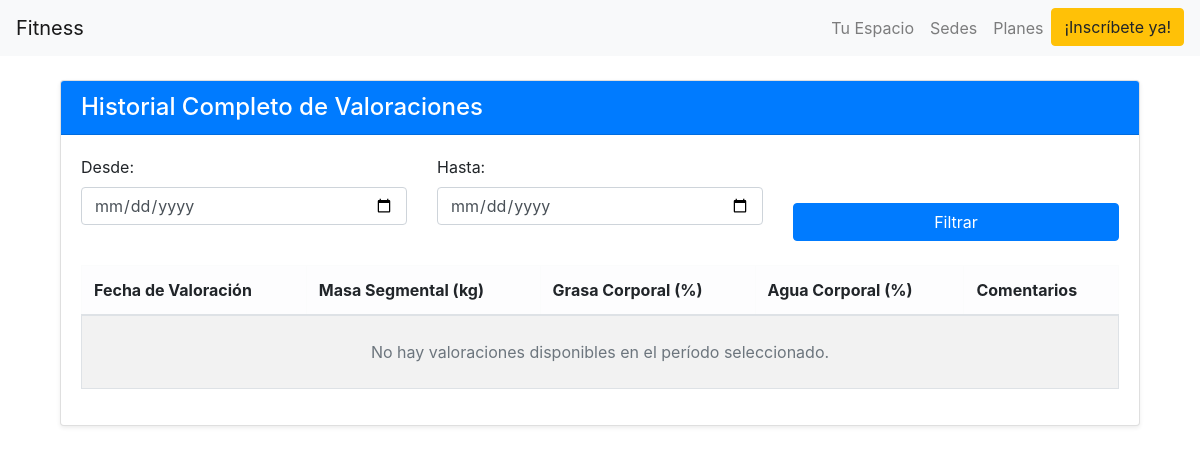
/mycoach/valoraciones/historial/ (signed in), run on an earlier commit of the app's database.
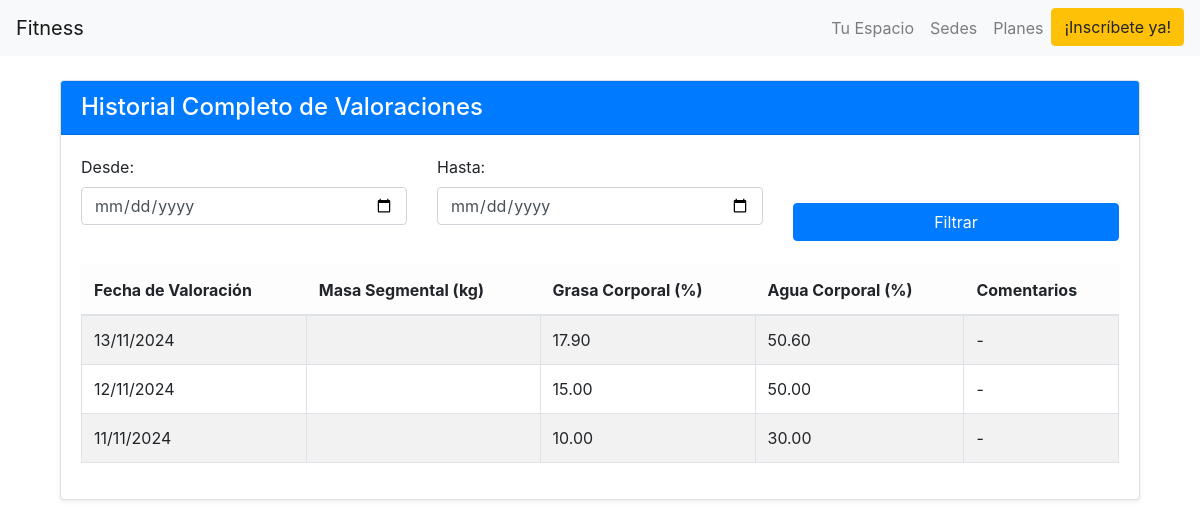
And on a later commit of the database.
### rutinas/models.py (models this page shows, shortened)
class ValoracionPersonal(models.Model):
    usuario = models.ForeignKey(
        User,
        on_delete=models.CASCADE,
        related_name='valoraciones'
    )
    fecha_valoracion = models.DateField()
    masa_corporal = models.DecimalField(
        max_digits=5,
        decimal_places=2,
        validators=[
            MinValueValidator(Decimal('30.00')),
            MaxValueValidator(Decimal('300.00'))
        ],
        help_text="Peso en kilogramos",
        default=0
    )
    grasa_corporal = models.DecimalField(
        max_digits=5,
        decimal_places=2,
        validators=[
            MinValueValidator(Decimal('3.00')),
            MaxValueValidator(Decimal('60.00'))
        ],
        help_text="Porcentaje de grasa corporal"
    )
    agua_corporal = models.DecimalField(
        max_digits=5,
        decimal_places=2,
        validators=[
            MinValueValidator(Decimal('20.00')),
            MaxValueValidator(Decimal('80.00'))
        ],
        help_text="Porcentaje de agua corporal"
    )
    notas = models.TextField(blank=True)
    created_at = models.DateTimeField(default=timezone.now)
    class Meta:
        verbose_name = "Valoración Personal"
        verbose_name_plural = "Valoraciones Personales"
        ordering = ['-fecha_valoracion']
        unique_together = ['usuario', 'fecha_valoracion']  # Evita duplicados en la misma fecha

### Mycoach/views.py (the view, shortened to what this page needs)
# urls.py: path('valoraciones/historial/', views.historial_valoraciones, name='historial_valoraciones'),
@login_required
def historial_valoraciones(request):
    fecha_inicio = request.GET.get('fecha_inicio')
    fecha_fin = request.GET.get('fecha_fin')
    valoraciones = ValoracionPersonal.objects.filter(usuario=request.user)
    context = {
        'valoraciones': valoraciones,
        'fecha_inicio': fecha_inicio,
        'fecha_fin': fecha_fin,
    }
    return render(request, 'historial_valoraciones.html', context)

### Mycoach/templates/historial_valoraciones.html (shortened to what this page needs)
{% extends 'base.html' %}
{% block content %}
<div class="container mt-4">
    <div class="card shadow-sm">
        <div class="card-header bg-primary text-white">
            <h4 class="mb-0">Historial Completo de Valoraciones</h4>
        </div>
        <div class="card-body">
            <form method="get" class="mb-4">
                <div class="row g-3 align-items-end">
                    <div class="col-md-4">
                        <div class="form-group">
                            <label for="fecha_inicio" class="form-label">Desde:</label>
                            <input type="date"
                                   id="fecha_inicio"
                                   name="fecha_inicio"
                                   class="form-control"
                                   value="{{ fecha_inicio|date:'Y-m-d' }}"
                                   max="{{ today|date:'Y-m-d' }}">
                        </div>
                    </div>
                    <div class="col-md-4">
                        <div class="form-group">
                            <label for="fecha_fin" class="form-label">Hasta:</label>
                            <input type="date"
                                   id="fecha_fin"
                                   name="fecha_fin"
                                   class="form-control"
                                   value="{{ fecha_fin|date:'Y-m-d' }}"
                                   max="{{ today|date:'Y-m-d' }}">
                        </div>
                    </div>
                    <div class="col-md-4">
                        <button type="submit" class="btn btn-primary w-100">
                            Filtrar
                        </button>
                    </div>
                </div>
            </form>
            <div class="table-responsive">
                <table class="table table-bordered table-hover table-striped">
                    <thead class="table-light">
                        <tr>
                            <th scope="col">Fecha de Valoración</th>
                            <th scope="col">Masa Segmental (kg)</th>
                            <th scope="col">Grasa Corporal (%)</th>
                            <th scope="col">Agua Corporal (%)</th>
                            <th scope="col">Comentarios</th>
                        </tr>
                    </thead>
                    <tbody>
                        {% for valoracion in valoraciones %}
                            <tr>
                                <td>{{ valoracion.fecha_valoracion|date:"d/m/Y" }}</td>
                                <td class="text-end">{{ valoracion.masa_segmental }}</td>
                                <td class="text-end">{{ valoracion.grasa_corporal }}</td>
                                <td class="text-end">{{ valoracion.agua_corporal }}</td>
                                <td>{{ valoracion.comentarios|default:"-" }}</td>
                            </tr>
                        {% empty %}
                            <tr>
                                <td colspan="5" class="text-center text-muted py-4">
                                    No hay valoraciones disponibles en el período seleccionado.
                                </td>
                            </tr>
                        {% endfor %}
                    </tbody>
                </table>
            </div>
        </div>
    </div>
</div>
{% endblock %}

### templates/base.html (shortened to what this page needs)
<!DOCTYPE html>
<html lang="en">
<head>
    <link href="https://stackpath.bootstrapcdn.com/bootstrap/4.5.2/css/bootstrap.min.css" rel="stylesheet">
</head>
<body>
    <nav class="navbar navbar-expand-lg navbar-light bg-light">
        <a class="navbar-brand" href="{% url 'index' %}">Fitness</a>
        <div class="collapse navbar-collapse" id="navbarNav">
            <ul class="navbar-nav ml-auto">
                <li class="nav-item">
                    <a class="nav-link" href="{% url 'index' %}">Tu Espacio</a>
                </li>
                <li class="nav-item">
                    <a class="nav-link" href="{% url 'index' %}">Sedes</a>
                </li>
                <li class="nav-item">
                    <a class="nav-link" href="{% url 'index' %}">Planes</a>
                </li>
                <li class="nav-item">
                    <a class="btn btn-warning" href="{% url 'index' %}">¡Inscríbete ya!</a>
                </li>
            </ul>
        </div>
    </nav>
    <div class="container">
        {% block content %}{% endblock %}
    </div>
</body>
</html>

What changed in the data, as far as the page shows it:
added ValoracionPersonal: fecha_valoracion "13/11/2024", grasa_corporal "17.90", agua_corporal "50.60", comentarios "-"
added ValoracionPersonal: fecha_valoracion "12/11/2024", grasa_corporal "15.00", agua_corporal "50.00", comentarios "-"
added ValoracionPersonal: fecha_valoracion "11/11/2024", grasa_corporal "10.00", agua_corporal "30.00", comentarios "-"
Also different on the page:
text no longer shown: "No hay valoraciones disponibles en el período seleccionado."
